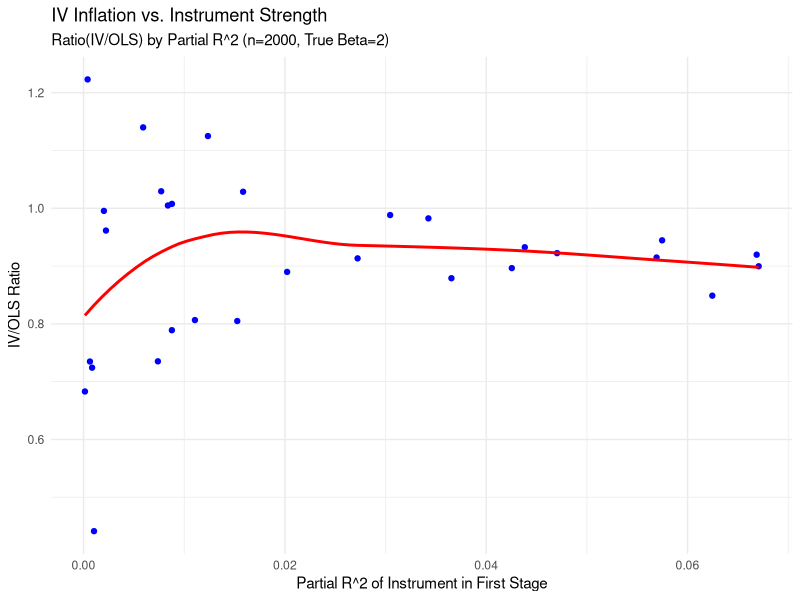
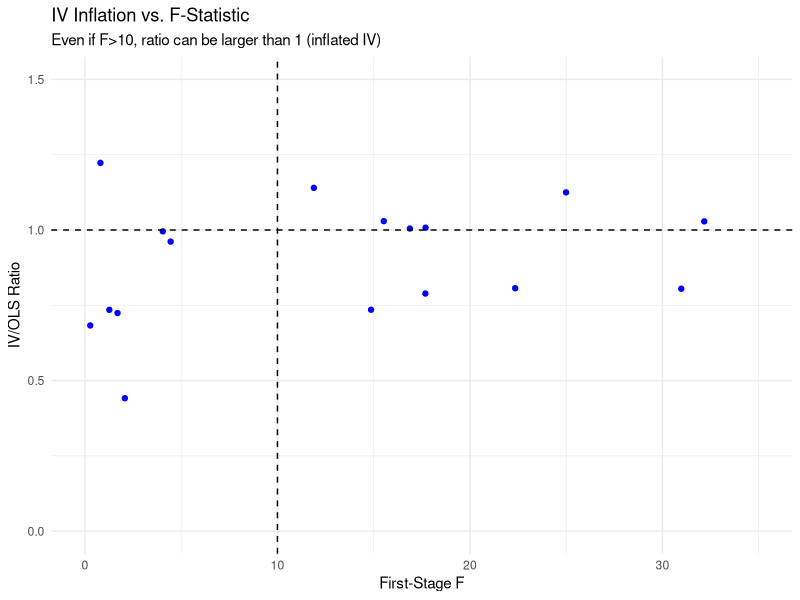
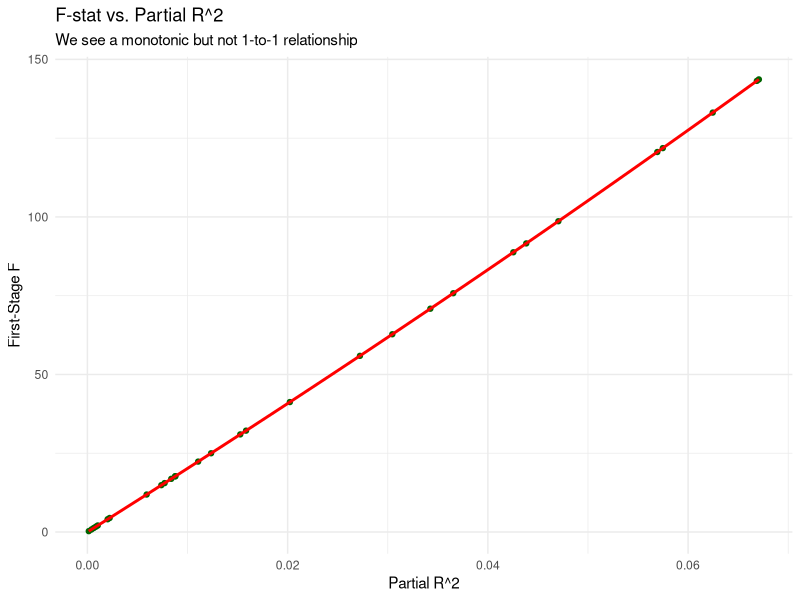
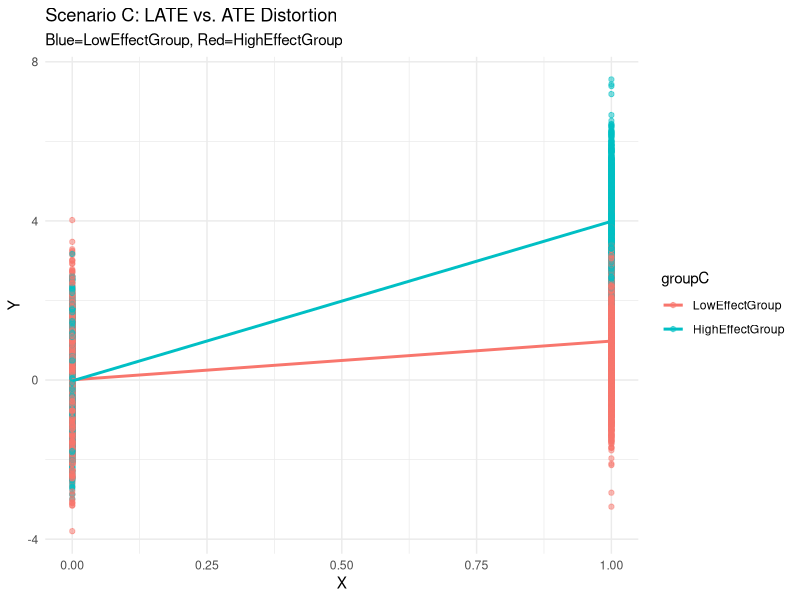
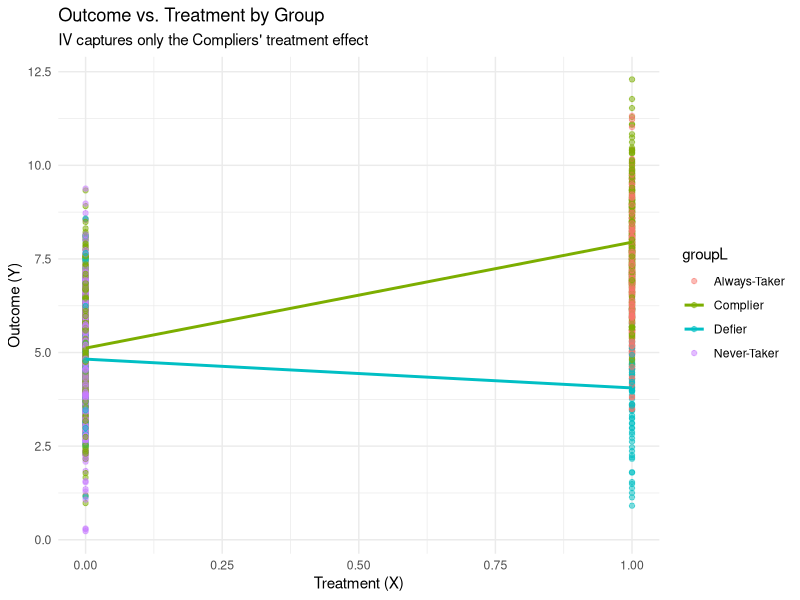

Reproduce these figures in R, in order.
######################
#     FINANCE 4      #
#   TA SESSION #5    #
#  Timur Magzhanov   #
######################

##### PACKAGES #####
# install.packages("AER")        # if not installed
# install.packages("ggplot2")
# install.packages("broom")

##### LIBRARIES #####
library(AER)
library(ggplot2)
library(broom)
library(dplyr)

############################################################
#                        IV IN R                           #
#               (1) F>10 is not enough                     #
#               (2) LATE vs. ATE Distortion                #
############################################################


##### HELPER FUNCTIONS AND SETTINGS #####

# 1) partial_r2_and_f(): Return partial R^2 and F-statistic for a
#    first-stage regression in a simple 1-endogenous, 1-instrument setup.
partial_r2_and_f <- function(first_stage_model) {
  fs_sum <- summary(first_stage_model)
  f_stat <- fs_sum$fstatistic[1]
  r_sq <- fs_sum$r.squared
  return(list(partial_r2=r_sq, f_stat=f_stat))
}

# 2) Diagnostic function: prints coefficient comparisons, partial R^2,
#    first-stage F, plus a "reality check" on coefficient plausibility.
iv_diagnosis <- function(ols_model, iv_model, first_stage, true_value = NULL, label="SCENARIO") {
  cat("\n====================================================\n")
  cat("IV DIAGNOSIS:", label, "\n")
  cat("====================================================\n")
  
  #  OLS vs. IV Coefficients
  ols_coef <- coef(ols_model)[2]
  iv_coef  <- coef(iv_model)[2]
  ratio_iv_ols <- iv_coef / ols_coef
  
  cat("OLS vs. IV Coefficients:\n")
  cat("  OLS Estimate:", round(ols_coef, 3), "\n")
  cat("  IV  Estimate:", round(iv_coef, 3), "\n")
  cat("  IV/OLS Ratio:", round(ratio_iv_ols, 3), "\n\n")
  
  # First-stage stats
  fs_stats <- partial_r2_and_f(first_stage)
  cat("First-stage Partial R^2:", round(fs_stats$partial_r2, 4), "\n")
  cat("First-stage F-statistic  :", round(fs_stats$f_stat, 3), "\n\n")
  
  # Some warnings/interpretation
  if(abs(ratio_iv_ols) > 2) {
    cat("WARNING: IV is more than 2x OLS -> Potential inflation or local effect.\n")
  }
  if(fs_stats$f_stat < 10) {
    cat("WARNING: Weak instrument (F < 10). IV estimates may be unreliable.\n")
  }
  
  # Reality check if we have a "true_value"
  if(!is.null(true_value)) {
    # If the IV is more than double the true value => suspicious
    if(abs(iv_coef) > 2 * abs(true_value)) {
      cat("REALITY CHECK WARNING: IV >> 'True' effect.\n",
          "Possible LATE or serious model issues.\n")
    }
  }
}


##### F>10 IS NOT ENOUGH #####

# 1. Function to simulate data, run OLS & IV, return metrics

simulate_and_estimate <- function(
    n = 2000,
    true_beta = 2.0,   # True effect of X on Y
    corr_strength = 0.02  # correlation factor between Z and X
) {
  # "quality" or unobserved factor that influences X, Y
  quality <- rnorm(n, 0, 1)
  
  # Instrument Z (mean=0, sd=1)
  Z <- rnorm(n, 0, 1)
  
  # X depends partly on Z, partly on quality
  # 'corr_strength' is the coefficient in front of Z
  # If corr_strength is large, Z strongly affects X.
  # If corr_strength is small, Z is "weak".
  X <- corr_strength * Z + 0.5 * quality + rnorm(n, 0, 1)
  
  # Y depends on X and also on quality (creating upward OLS bias)
  Y <- true_beta * X + 0.5 * quality + rnorm(n, 0, 1)
  
  # OLS
  ols_fit <- lm(Y ~ X)
  ols_coef <- coef(ols_fit)[2]
  
  # IV regression
  iv_fit <- ivreg(Y ~ X | Z)
  iv_coef <- coef(iv_fit)[2]
  
  # First-stage
  fs_fit <- lm(X ~ Z)
  # partial R^2 (in simple 1IV-1X scenario, it's ~ R^2 of that regression)
  partial_r2 <- summary(fs_fit)$r.squared
  f_val <- summary(fs_fit)$fstatistic[1]
  
  # Return everything
  return(list(
    corr_strength = corr_strength,
    ols_coef = ols_coef,
    iv_coef = iv_coef,
    ratio_iv_ols = iv_coef / ols_coef,
    partial_r2 = partial_r2,
    f_stat = f_val
  ))
}


# 2. Loop over different instrument "strengths"
#    We'll test a range from near-0 up to 0.3, so we can see
#    how the ratio changes for truly "weak" to moderately "strong" instrument

set.seed(123)
grid_strength <- seq(0.005, 0.3, by=0.01) #set by=0.001 -> 300 steps (300 estimation results)
results_list <- lapply(grid_strength, function(g) {
  replicate_data <- simulate_and_estimate(n=2000, true_beta=2, corr_strength=g)
  return(replicate_data)
})

# Convert list to a data frame
res_df <- do.call(rbind, lapply(results_list, as.data.frame))


# 3. Visualize the relationship:
#    (a) Ratio(IV/OLS) vs. partial R^2
#    (b) Ratio(IV/OLS) vs. F-stat
#    (c) We highlight lines for F=10

# (a) Ratio vs Partial R^2
p1 <- ggplot(res_df, aes(x=partial_r2, y=ratio_iv_ols)) +
  geom_point(color="blue") +
  geom_smooth(method="loess", color="red", se=FALSE) +
  labs(title="IV Inflation vs. Instrument Strength",
       subtitle="Ratio(IV/OLS) by Partial R^2 (n=2000, True Beta=2)",
       x="Partial R^2 of Instrument in First Stage",
       y="IV/OLS Ratio") +
  theme_minimal()

# (b) Ratio vs. F-stat
p2 <- ggplot(res_df, aes(x=f_stat, y=ratio_iv_ols)) +
  geom_point(color="blue") +
  labs(title="IV Inflation vs. F-Statistic",
       subtitle="Even if F>10, ratio can be larger than 1 (inflated IV)",
       x="First-Stage F",
       y="IV/OLS Ratio") +
  scale_x_continuous(limits = c(0, 35)) +  # Set x-axis from 0 to 30
  scale_y_continuous(limits = c(0, 1.5)) +  # Start y-axis from 0
  geom_hline(yintercept = 1, linetype="dashed", color="black") +  # Horizontal line at y=1
  geom_vline(xintercept = 10, linetype="dashed", color="black") + # Vertical line at x=10
  theme_minimal()


# We'll also look at how partial R^2 correlates with F
p3 <- ggplot(res_df, aes(x=partial_r2, y=f_stat)) +
  geom_point(color="darkgreen") +
  geom_smooth(method="loess", se=FALSE, color="red") +
  labs(title="F-stat vs. Partial R^2",
       subtitle="We see a monotonic but not 1-to-1 relationship",
       x="Partial R^2",
       y="First-Stage F") +
  theme_minimal()

# 4. Let's see how often F>10 but ratio>1

res_df <- res_df %>%
  mutate(flag_F_10 = (f_stat > 10),
         flag_ratio_1 = (abs(ratio_iv_ols) > 1))

# Proportion of cases with F>10 but ratio>1
cases_F_10 <- sum(res_df$flag_F_10)
cases_F_10_and_ratio_1 <- sum(res_df$flag_F_10 & res_df$flag_ratio_1)

cat("Among", nrow(res_df), "simulations:\n")
cat(" -", cases_F_10, "have F>10.\n")
cat(" -", cases_F_10_and_ratio_1,
    "have F>10 AND IV/OLS ratio>1.\n")
cat(" => Even with F>10, we can still see inflated IV.\n")


# Print results & plots
print(p1)
print(p2)
print(p3)


##### LATE vs. ATE Distortion (Simple) #####

# Imagine a situation: you have Harvard online course attendance (treatment)
# You have a selection for Harvard online course (assignment)
# Who applied for Harvard online course, were selected and attended = good boys/girls
# Good boys/girls have high treatment effect 
# However there are other boys/girls who somehow got to the course 
# These are low treatment effect students
# We want to estimate the effect of attending Harvard online course
# The question is: for whom? In general? Or only for good students?

# We'll create a population with TWO SUBGROUPS:
#  - Group 1 (70% of data) has 'true' effect of 1.0 (on average).
#  - Group 2 (30% of data) has 'true' effect of 4.0 => "high returns"
# ONLY Group 2 takes treatment as prescribed by Z_C.
# => OLS picks up a weighted average near ~1.9
# => IV focuses on the subpopulation that "complies" (mostly Group 2)
#    => might see a slope near 4.0, i.e. bigger than OLS.

set.seed(303)
nC <- 10000

# Group indicator
groupC <- rbinom(nC, size=1, prob=0.3)  # 30% in high-effect group

# True effect differs by group
beta_low <- 1.0
beta_high <- 4.0

# Let's define the "instrument" Z_C (treatment assignment):
#   Z_C strongly affects treatment only for Group 2, noisy for Group 1
#   Group 2 are pure compliers - they do as prescribed by Z
#   Group 1 are random takers - they have got treatment disregarding Z

Z_C <- rbinom(nC, 1, 0.5)

# Generate D:
#   For Group 2, D depends on Z_C. For Group 1, no effect from Z_C.
#   Everyone also has some baseline + noise.
D <- ifelse(groupC == 1, 1 * Z_C, sample(0:1, size=length(groupC), replace=TRUE))

# The true Y:
Y_C <- beta_low * D + # baseline effect
  ifelse(groupC==1, (beta_high - beta_low)*D, 0) + 
  rnorm(nC, 0, 1)

# => Actually, the effect for Group 2 is beta_high, for Group 1 is beta_low
#    The LATE is near 4.0 among group2 "compliers" but the overall ATE is < 4.

# OLS
ols_C <- lm(Y_C ~ D)
# IV
iv_C <- ivreg(Y_C ~ D | Z_C)
# First stage
fs_C <- lm(D ~ Z_C)

cat("\n\n LATE Distortion -> IV > OLS? ---\n")
summary(ols_C)
summary(iv_C)
iv_diagnosis(ols_C, iv_C, fs_C, true_value= 1.9, label="LATE vs. ATE Distortion")

# Visualization: 
# We'll color points by Group. Note how only Group=1 has big slope, but the
# instrument primarily nudges Group=1 to adopt more X.
dfC <- data.frame(
  D=D,
  Y_C=Y_C,
  groupC=factor(groupC, labels=c("LowEffectGroup","HighEffectGroup")),
  Z_C=Z_C
)

pC <- ggplot(dfC, aes(x=D, y=Y_C, color=groupC)) +
  geom_point(alpha=0.5) +
  geom_smooth(method="lm", se=FALSE) +
  labs(title="Scenario C: LATE vs. ATE Distortion",
       subtitle="Blue=LowEffectGroup, Red=HighEffectGroup",
       x="X", y="Y") +
  theme_minimal()
print(pC)

# => The slope among the blue group is large (~4), while the red group is ~1.
# => OLS sees mixture, IV identifies the "complier" group (mostly blue),
#    so we might see a bigger slope from IV.


##### LATE vs. ATE Distortion (Detailed) #####

set.seed(404)
nL <- 2000  # Sample size

# -------------------- 1. ASSIGN GROUPS -------------------- #
# We create four groups:
# - Never-Takers: 30%
# - Compliers: 40% (Only take treatment when instrument suggests so)
# - Always-Takers: 20% (Always take treatment)
# - Defiers: 10% (Act opposite to the instrument, rare)

groupL <- sample(c("Never-Taker", "Complier", "Always-Taker", "Defier"), 
                 size = nL, replace = TRUE, prob = c(0.3, 0.4, 0.2, 0.1))

# -------------------- 2. GENERATE INSTRUMENT -------------------- #
# A valid IV must:
# - Affect treatment probability
# - Be unrelated to the outcome, except through treatment

Z_L <- rnorm(nL, 0, 1)  # Instrument (e.g., policy change, external shock)

# -------------------- 3. TREATMENT ASSIGNMENT -------------------- #
# How does treatment (X) depend on the instrument (Z) for different groups?

X_L <- rep(0, nL)  # Default: No treatment

# Compliers take X if Z > 0
X_L[groupL == "Complier"] <- ifelse(Z_L[groupL == "Complier"] > 0, 1, 0)

# Always-Takers always take treatment
X_L[groupL == "Always-Taker"] <- 1  

# Defiers do the opposite of Z
X_L[groupL == "Defier"] <- ifelse(Z_L[groupL == "Defier"] > 0, 0, 1)

# -------------------- 4. OUTCOME GENERATION -------------------- #
# Different groups may have different treatment effects

# True effect of treatment:
true_effect_complier <- 3.0
true_effect_always_taker <- 2.0
true_effect_never_taker <- 1.0
true_effect_defier <- -1.0  # Defiers may have a negative effect

# Potential outcomes (Y without treatment)
Y_0 <- rnorm(nL, 5, 1)  # Baseline outcome if untreated

# Apply treatment effects:
Y_L <- Y_0 +
  (X_L * true_effect_complier * (groupL == "Complier")) +
  (X_L * true_effect_always_taker * (groupL == "Always-Taker")) +
  (X_L * true_effect_never_taker * (groupL == "Never-Taker")) +
  (X_L * true_effect_defier * (groupL == "Defier")) +
  rnorm(nL, 0, 1)  # Additional noise

# -------------------- 5. RUN ESTIMATIONS -------------------- #
# OLS (biased because it mixes all groups)
ols_L <- lm(Y_L ~ X_L)

# IV Regression: Should isolate effect for compliers (LATE)
iv_L <- ivreg(Y_L ~ X_L | Z_L)

# First-Stage Regression
fs_L <- lm(X_L ~ Z_L)

# -------------------- 6. OUTPUT RESULTS -------------------- #
cat("\n\n--- LATE DISTORTION: IV IDENTIFIES ONLY COMPLIERS ---\n")
summary(ols_L)
summary(iv_L)

# -------------------- 7. VISUALIZATION -------------------- #
dfL <- data.frame(
  X_L = X_L,
  Y_L = Y_L,
  groupL = factor(groupL),
  Z_L = Z_L
)

# (B) Show the relationship between Treatment and Outcome, colored by group
pL2 <- ggplot(dfL, aes(x=X_L, y=Y_L, color=groupL)) +
  geom_point(alpha=0.5) +
  geom_smooth(method="lm", se=FALSE) +
  labs(title="Outcome vs. Treatment by Group",
       subtitle="IV captures only the Compliers' treatment effect",
       x="Treatment (X)",
       y="Outcome (Y)") +
  theme_minimal()
print(pL2)

# KEY TAKEAWAYS 
# 1) OLS mixes all groups, the effect ~1.9
# 2) IV isolates LATE, the effect for Compliers (should be ~3.0)
